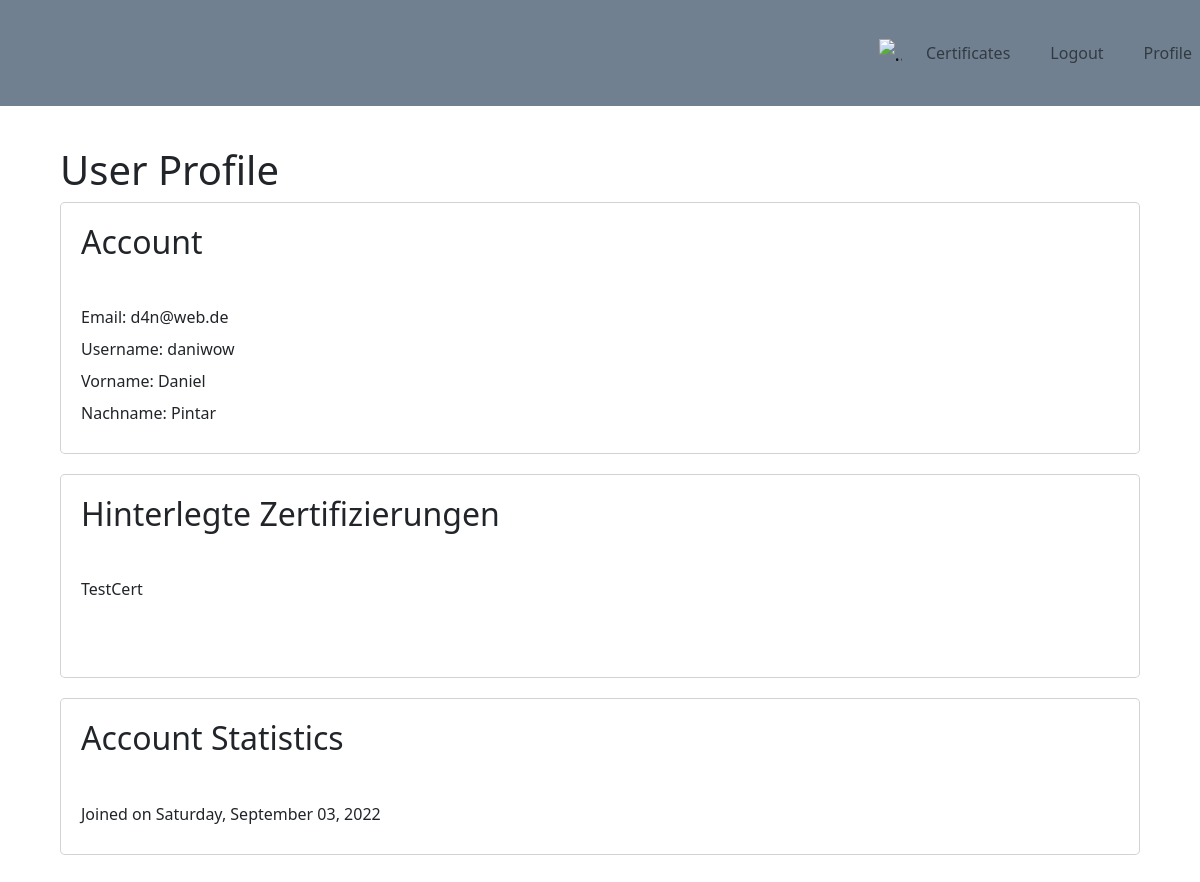
Screenshot of /profile (signed in) with the database file from the repository.
### project/models.py (models this page shows, shortened)
class User(db.Model):
    __tablename__ = 'users'
    id = db.Column(db.Integer, primary_key=True, autoincrement=True)
    email = db.Column(db.String, unique=True, nullable=False)
    username = db.Column(db.String(20), unique=True, nullable=False)
    first_name = db.Column(db.String(20), nullable=False)
    last_name = db.Column(db.String(20),nullable=False)
    password_hashed = db.Column(db.String(128), nullable=False)
    registered_on = db.Column(db.DateTime, nullable=True)
    @property
    def is_authenticated(self):
        return True

class Certificate(db.Model):
    __tablename__ = 'certificates'
    id = db.Column(db.Integer, primary_key=True, autoincrement=True)
    registered_on = db.Column(db.DateTime, nullable=True)
    certificate_name = db.Column(db.String, nullable=False)
    owner = db.Column(db.String, nullable=False)

### project/users/routes.py (the view)
@users_blueprint.route('/profile')
@login_required
def profile():
    form = CertificateForm()
    certificate = Certificate.query.order_by(Certificate.registered_on)
    return render_template('users/profile.html', certificate=certificate, form=form)

### project/__init__.py (called while the page is built)
def initialize_extensions(app):
    db.init_app(app)
    login.init_app(app)
    from project.models import User
    @login.user_loader
    def load_user(user_id):
        return User.query.filter(User.id == int(user_id)).first()

### project/users/templates/users/profile.html
{% extends "base.html" %}
{% block styling %}
<link rel="stylesheet" href="{{ url_for('static', filename='css/user_profile_style.css') }}">
{% endblock %}
{% block content %}
<h1>User Profile</h1>
<div class="card">
  <div class="card-heading">
    <h2>Account</h2>
  </div>
  <div class="card-body">
    <p>Email: {{ current_user.email }}</p>
    <p>Username: {{ current_user.username }}</p>
    <p>Vorname: {{ current_user.first_name }}</p>
    <p>Nachname: {{ current_user.last_name }}</p>
  </div>
</div>
<div class="card">
  <div class="card-heading">
    <h2>Hinterlegte Zertifizierungen</h2>
  </div>
  <div class="card-body">
    {% for certificate in certificate %}
    {% if  certificate.owner == current_user.username %}
    <p>{{ certificate.certificate_name }}</p>
    {% endif %}
    {% endfor %}
    <br/><br/>
  </div>
</div>
<div class="card">
  <div class="card-heading">
    <h2>Account Statistics</h2>
  </div>
  <div class="card-body">
    <p>Joined on {{ current_user.registered_on.strftime("%A, %B %d, %Y") }}</p>
  </div>
</div>
{% endblock %}

### project/static/css/base_style.css (style rules this page uses)
:root { --bg-color: slatergray; --font: -apple-system, BlinkMacSystemFont, 'Segoe UI', Roboto, Oxygen, Ubuntu, Cantarell, 'Open Sans', 'Helvetica Neue', sans-serif; --font-color: #191919; --spacer: 20px; --gutters: 24px; --card-bg-color: #FFF; }
* { box-sizing: border-box; padding: 0; margin: 0; }
body { background-color: var(--bg-color); color: var(--font-color); font-family: Shanti; }
h1 { margin-bottom: var(--spacer); font-size: 1.65rem; }
h2 { font-size: 1.35rem; font-weight: 600; }

### project/static/css/user_profile_style.css (style rules this page uses)
.card { background: var(--card-bg-color); border-radius: 5px; }
.card + .card { margin-top: var(--spacer); }
.card-heading { margin-bottom: var(--spacer); padding: var(--spacer) var(--spacer) 8px; border-bottom: 1px solid var(--bg-color); font-weight: 300; }
.card-body { padding: 8px var(--spacer) var(--spacer); }
.card-body p { margin-bottom: 0.5em; }

### rows the page displays
User: email "d4n@web.de", username "daniwow", first_name "Daniel", last_name "Pintar", registered_on "Saturday, September 03, 2022"
Certificate: certificate_name "TestCert"
